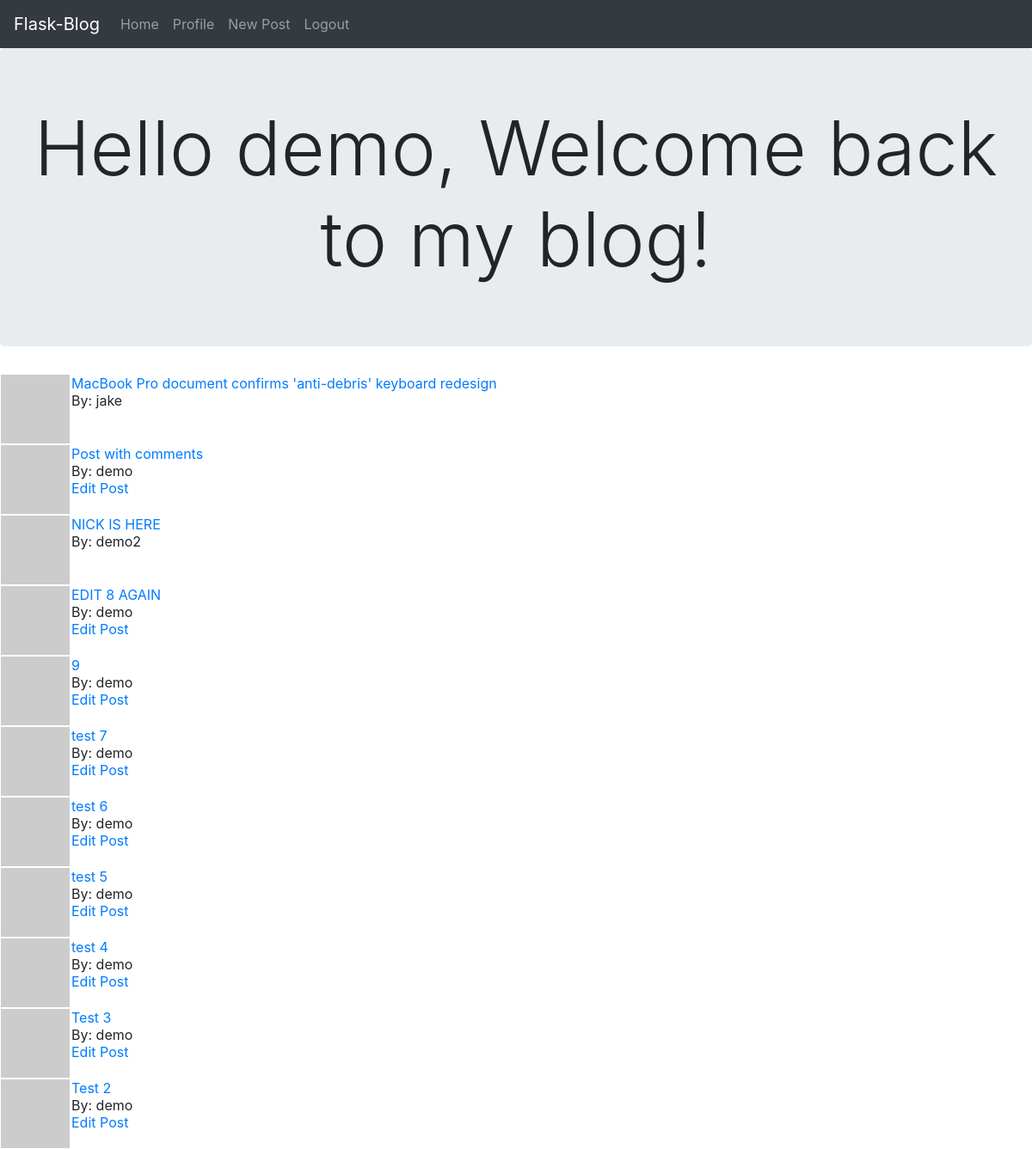
The app's page /index (signed in) with its own data.
### app/models.py (models this page shows, shortened)
class User(UserMixin, db.Model):  # Table to hold the user data
    id = db.Column(db.Integer, primary_key=True)
    username = db.Column(db.String(64), index=True, unique=True)
    email = db.Column(db.String(120), index=True, unique=True)
    password_hash = db.Column(db.String(128))
    posts = db.relationship('Post', backref='author', lazy='dynamic')
    about_me = db.Column(db.String(140))
    last_seen = db.Column(db.DateTime, default=datetime.utcnow)
    def avatar(self, size):
        digest = md5(self.email.lower().encode('utf-8')).hexdigest()
        return 'https://www.gravatar.com/avatar/{}?d=identicon&s={}'.format(digest, size)

class Post(db.Model):  # Table to hold the blog posts written by users
    id = db.Column(db.Integer, primary_key=True)
    title = db.Column(db.String(140))
    subtitle = db.Column(db.String(140))
    body = db.Column(db.String(1500))
    timestamp = db.Column(db.DateTime, index=True, default=datetime.utcnow)
    user_id = db.Column(db.Integer, db.ForeignKey('user.id'))

### app/routes.py (the view)
@app.route('/')
@app.route('/index')
def index():
    posts = Post.query.order_by(Post.timestamp.desc()).limit(15).all()
    return render_template('index.html', title='Home Page', posts=posts)

### app/models.py (called while the page is built)
@login.user_loader
def load_user(id):
    return User.query.get(int(id))

### app/routes.py (called while the page is built)
@app.before_request  # Function is executed before the view function
def before_request():
    if current_user.is_authenticated:
        current_user.last_seen = datetime.utcnow()  # update the last_seen variable
        db.session.commit()

### app/templates/index.html
{% extends "base.html" %}
{% block content %}
<div class="jumbotron text-center">
    <h1 class="display-2">
    {% if current_user.is_anonymous %}
    Hello, Welcome to my blog!
    {% else %}
    Hello {{ current_user.username }}, Welcome back to my blog!
    {% endif %}
</h1>
</div>
{% for post in posts %}
{% include "_post.html" %}
{% endfor %}
{% endblock %}

### app/templates/_post.html
<table>
    <tr valign="top">
        <td><img src="{{ post.author.avatar(64) }}"></td>
        <td>
            <a href="{{ url_for('post', post_id=post.id) }}">{{ post.title }}</a><br>
            By: {{ post.author.username }} <br>
            {% if current_user.id == post.user_id %}
            <a href="{{ url_for('edit_post', post_id=post.id) }}">Edit Post</a>
            {% endif %}
        </td>
    </tr>
</table>

### records on screen
User: username "demo"
Post: title "MacBook Pro document confirms 'anti-debris' keyboard redesign", author.username "jake"
Post: title "Post with comments", author.username "demo"
Post: title "NICK IS HERE", author.username "demo2"
Post: title "EDIT 8 AGAIN", author.username "demo"
Post: title "9", author.username "demo"
Post: title "test 7", author.username "demo"
Post: title "test 6", author.username "demo"
Post: title "test 5", author.username "demo"
Post: title "test 4", author.username "demo"
Post: title "Test 3", author.username "demo"
Post: title "Test 2", author.username "demo"
